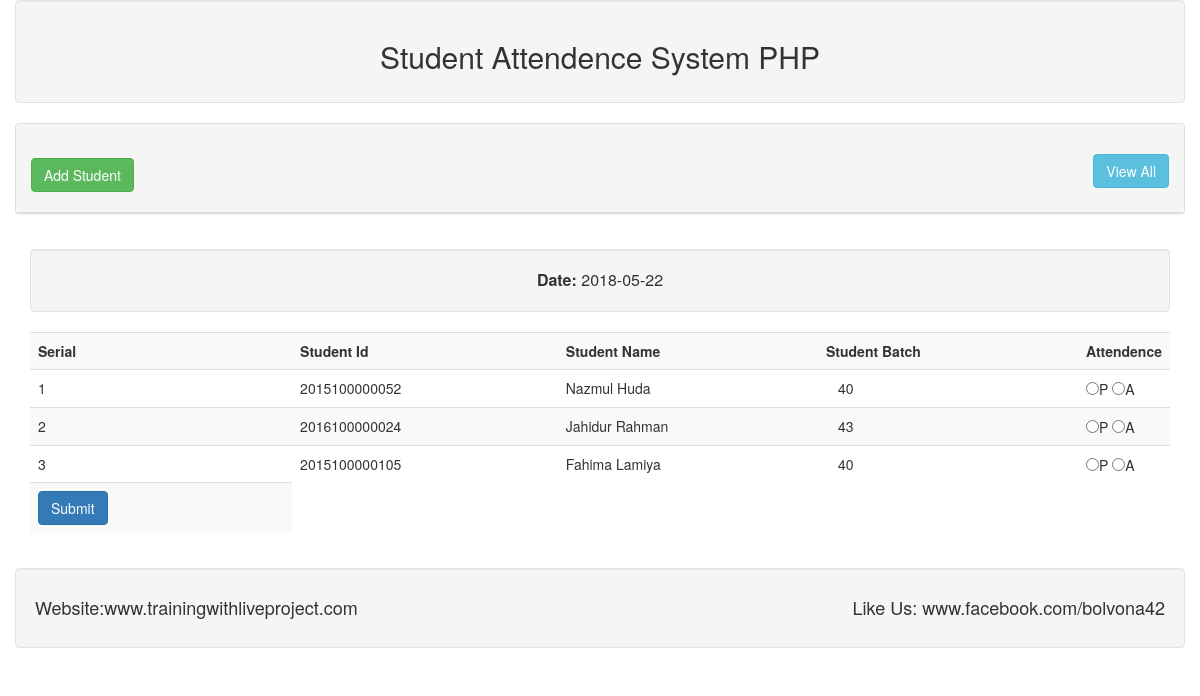
The page / on the database its author committed.
### tables this page shows
CREATE TABLE `tbl_students` (
  `stId` int(11) NOT NULL,
  `id` varchar(13) NOT NULL,
  `name` varchar(70) NOT NULL,
  `batch` int(11) NOT NULL
);

### lib/Database.php (called while the page is built, shortened)
<?php
Class Database{
 public $host   = DB_HOST;
 public $user   = DB_USER;
 public $pass   = DB_PASS;
 public $dbname = DB_NAME;
 public $link;
private function connectDB(){
 $this->link = new mysqli($this->host, $this->user, $this->pass,
  $this->dbname);
 }
public function select($query){
  $result = $this->link->query($query) or
   die($this->link->error.__LINE__);
  if($result->num_rows > 0){
    return $result;
  } else {
    return false;
  }
 }
}

### lib/Student.php (called while the page is built, shortened)
<?php
 	   $filepath = realpath(dirname(__FILE__));
       include_once ($filepath.'/Database.php');
    ?>
<?php
Class Student
{
	private $db;
	public function __construct()
	{
		$this->db = new Database();
	}
	public function getStudents(){
		$query = "SELECT * FROM tbl_students";
		$result = $this->db->select($query);
		return $result;
	}
}
?>

### index.php (the view, shortened to what this page needs)
<?php
include 'inc/header.php';
$filepath = realpath(dirname(__FILE__));
include_once ($filepath.'/lib/Student.php');
 ?>
<?php
     $stu = new Student();
	$cur_date = date('Y-m-d');
?>
		<div class="panel panel-default">
			<div class="panel-heading">
			<h2>
				<a class="btn btn-success" href="add.php">Add Student</a>
				<a class="btn btn-info pull-right" href="date_view.php">View All</a>
			</h2>
			</div>
		</div>
		<div class="panel-body">
			<div class="well text-center" style="font-size: 16px;">
			<strong>Date: </strong><?php  echo $cur_date;?>
			</div>
			<form name="form" action="" method="post">
				<table class="table table-striped">
					<tr>
						<th width="25%">Serial</th>
						<th width="25%">Student Id</th>
						<th width="25%">Student Name</th>
						<th width="25%">Student Batch</th>
						<th width="25%">Attendence</th>
					</tr>
					<?php
					$get_student = $stu->getStudents();
					if($get_student){
						$i = 0;
					while ($value = $get_student->fetch_assoc()) {
						$i++;
					?>
					<tr>
						<td><?php echo $i; ?></td>
						<td><?php echo $value['id']; ?></td>
						<td><?php echo $value['name']; ?></td>
						<td style="padding-left: 20px;"><?php echo $value['batch']; ?></td>
						<td>
							<input type="radio" name="attend[<?php echo $value['id']; ?>]" value="present">P
							<input type="radio" name="attend[<?php echo $value['id']; ?>]" value="absent">A
						</td>
					</tr>
						<?php
						}
										}
						?>
					<tr>
						<td>
							<input type="submit" name="submit" class="btn btn-primary" value="Submit">
						</td>
					</tr>
				</table>
			</form>
		</div>
<?php
include 'inc/footer.php';
?>

### rows shown on the page
tbl_students: id "2015100000052", name "Nazmul Huda", batch "40"
tbl_students: id "2016100000024", name "Jahidur Rahman", batch "43"
tbl_students: id "2015100000105", name "Fahima Lamiya", batch "40"
